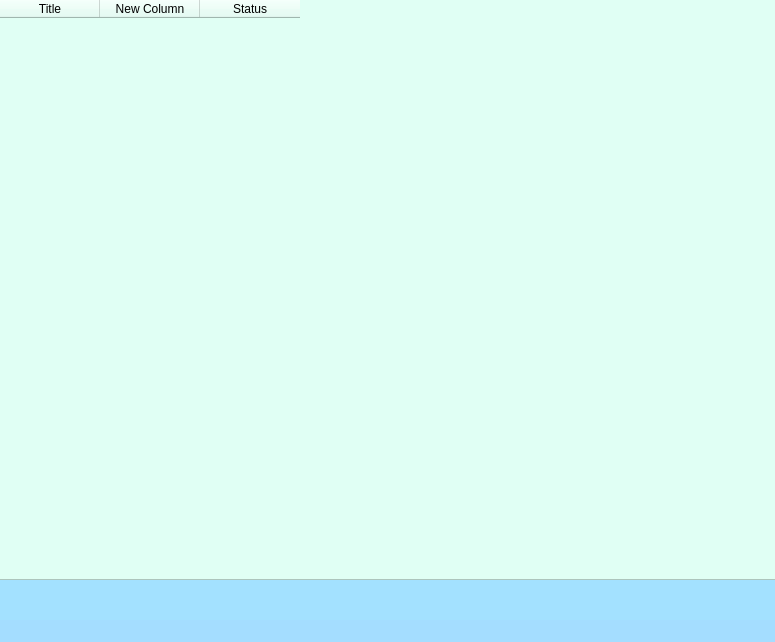
<?xml version="1.0" encoding="UTF-8"?>
<ui version="4.0">
 <class>MainWindow</class>
 <widget class="QMainWindow" name="MainWindow">
  <property name="geometry">
   <rect>
    <x>0</x>
    <y>0</y>
    <width>775</width>
    <height>642</height>
   </rect>
  </property>
  <property name="windowTitle">
   <string>MainWindow</string>
  </property>
  <property name="styleSheet">
   <string notr="true">background-color: rgb(164, 221, 255);</string>
  </property>
  <widget class="QWidget" name="centralwidget">
   <property name="styleSheet">
    <string notr="true">background-color: rgb(163, 225, 255);</string>
   </property>
   <widget class="QWidget" name="widget" native="true">
    <property name="geometry">
     <rect>
      <x>-1</x>
      <y>-31</y>
      <width>781</width>
      <height>611</height>
     </rect>
    </property>
    <property name="styleSheet">
     <string notr="true">background-color: rgb(224, 255, 244);</string>
    </property>
    <widget class="QTableWidget" name="tableWidget">
     <property name="geometry">
      <rect>
       <x>0</x>
       <y>30</y>
       <width>781</width>
       <height>581</height>
      </rect>
     </property>
     <property name="styleSheet">
      <string notr="true">color: rgb(0, 0, 0);</string>
     </property>
     <column>
      <property name="text">
       <string>Title</string>
      </property>
     </column>
     <column>
      <property name="text">
       <string>New Column</string>
      </property>
     </column>
     <column>
      <property name="text">
       <string>Status</string>
      </property>
     </column>
    </widget>
   </widget>
  </widget>
  <widget class="QMenuBar" name="menubar">
   <property name="geometry">
    <rect>
     <x>0</x>
     <y>0</y>
     <width>775</width>
     <height>36</height>
    </rect>
   </property>
  </widget>
  <widget class="QStatusBar" name="statusbar"/>
 </widget>
 <resources/>
 <connections/>
</ui>
